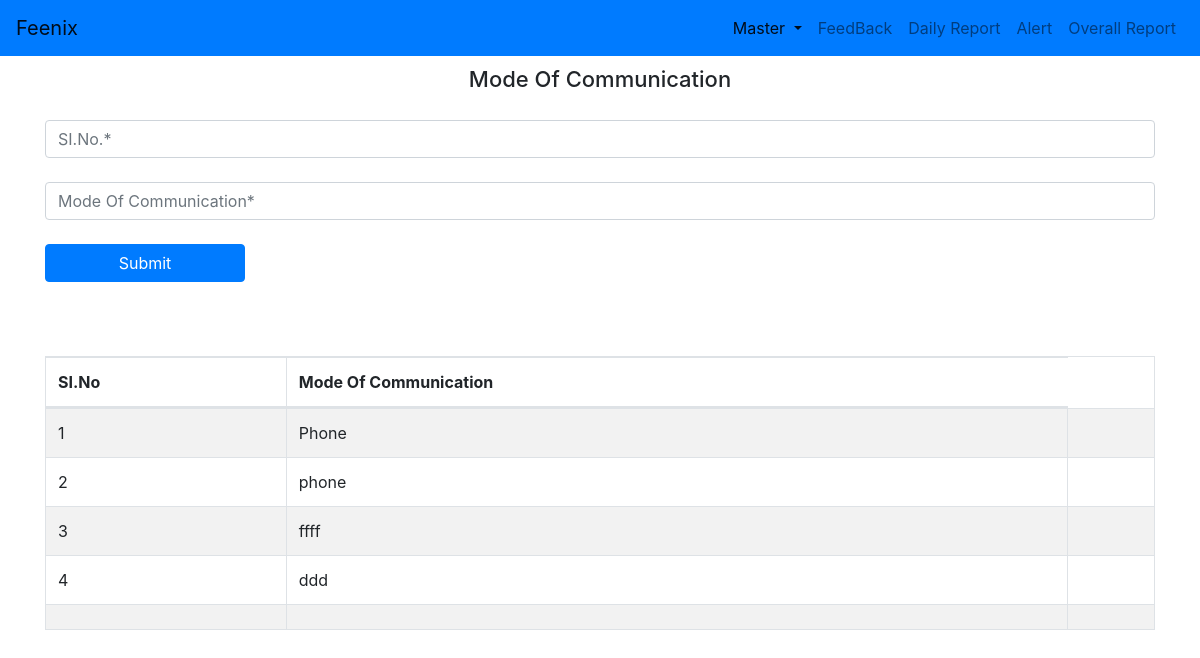
Screenshot of /Master/communication.php with the database file from the repository.
### tables this page shows
CREATE TABLE IF NOT EXISTS `moc` (
  `id` int(10) NOT NULL AUTO_INCREMENT,
  `slno` varchar(20) NOT NULL,
  `mocom` varchar(20) NOT NULL,
  PRIMARY KEY (`id`)
);

### Master/communication.php (the view, shortened to what this page needs)
<!DOCTYPE html>
<html lang="en">
<head>
    <link rel="stylesheet" href="../assets/bootstrap/css/bootstrap.min.css" type="text/css">
    <link rel="stylesheet" href="../style.css">
    <link rel="stylesheet" href="../assets/DataTable/dataTables.bootstrap4.min.css">
    <link rel="stylesheet" href="../style.css">
</head>
<body>
     <nav class="navbar navbar-expand-lg sticky-top navbar-light bg-primary">
        <a class="navbar-brand" href="#">Feenix</a>
        <div class="collapse navbar-collapse" id="navbarNavDropdown">
          <ul class="navbar-nav ml-auto">
            <li class="nav-item dropdown active">
                <a class="nav-link dropdown-toggle" href="#" id="navbarDropdownMenuLink" role="button" data-toggle="dropdown" aria-haspopup="true" aria-expanded="false">
                  Master
                </a>
              </li>
            <li class="nav-item ">
              <a class="nav-link" href="feedback.php">FeedBack <span class="sr-only">(current)</span></a>
            </li>
            <li class="nav-item">
              <a class="nav-link" href="dailyreport.php">Daily Report</a>
            </li>
            <li class="nav-item">
              <a class="nav-link" href="alert.php">Alert</a>
            </li>
            <li class="nav-item">
                <a class="nav-link" href="report.php">Overall Report</a>
              </li>
          </ul>
        </div>
      </nav>
    <div class = "container">
        <div class = "communication">
          <div class = "communication-form">
            <form name="executiveregistration" action="" method="post">
                <h3>Mode Of Communication</h3>
                <div class="row">
                  <div class="col">
                      <input type="number" class="form-control" placeholder="SI.No.*" name="slno">
                  </div>
                </div>
                <br />
                <div class = "row">
                    <div class="col">
                        <input type="text" class="form-control" placeholder="Mode Of Communication*" name="moc">
                    </div>
                </div>
                   <br />
                    <button type="submit" class="btn btn-primary submit">Submit</button>
            </form>
          </div>
          <br />
          <br />
         <table id="example" class="table table-striped table-bordered" style="width:100%">
          <thead>
              <tr>
                  <th>SI.No</th>
                  <th>Mode Of Communication</th>
              </tr>
          </thead>
          <tbody>
               <?php
                            $conn = mysqli_connect("localhost","root","","fenix");
                            $sql = "SELECT * from moc";
                            $result =  $conn ->query($sql);
                             if( $result->num_rows > 0 ){
                                while ($row = $result ->fetch_assoc()) {
                                   echo "<tr><td>".$row["slno"]."</td>"."<td>".$row["mocom"]."</td>"."<td>"."</td>";
                                   echo '</tr>';
                                }
                                 echo "</table>";
                             }
                             else{
                                echo "0 result";
                             }
                            ?>
              <br />
              <br />
        </div>
    </div>
</body>
</html>

### style.css (style rules this page uses)
h3, h2 { padding: 20px; padding-top: 10px; text-align: center; font-size: 22px; }
.submit { width: 200px; margin-bottom: 20px; }

### rows the page displays
moc: slno "1", mocom "Phone"
moc: slno "2", mocom "phone"
moc: slno "3", mocom "ffff"
moc: slno "4", mocom "ddd"
